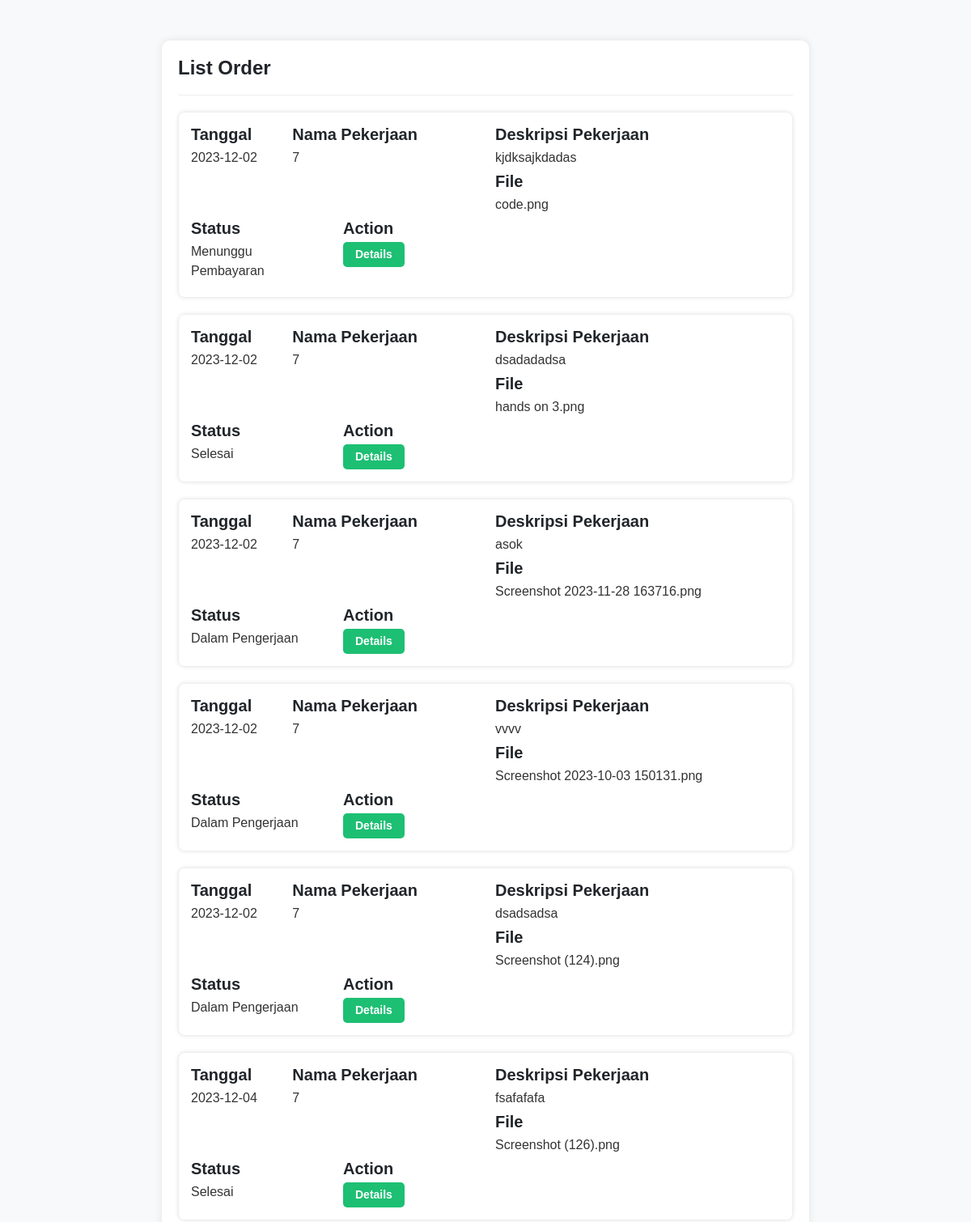
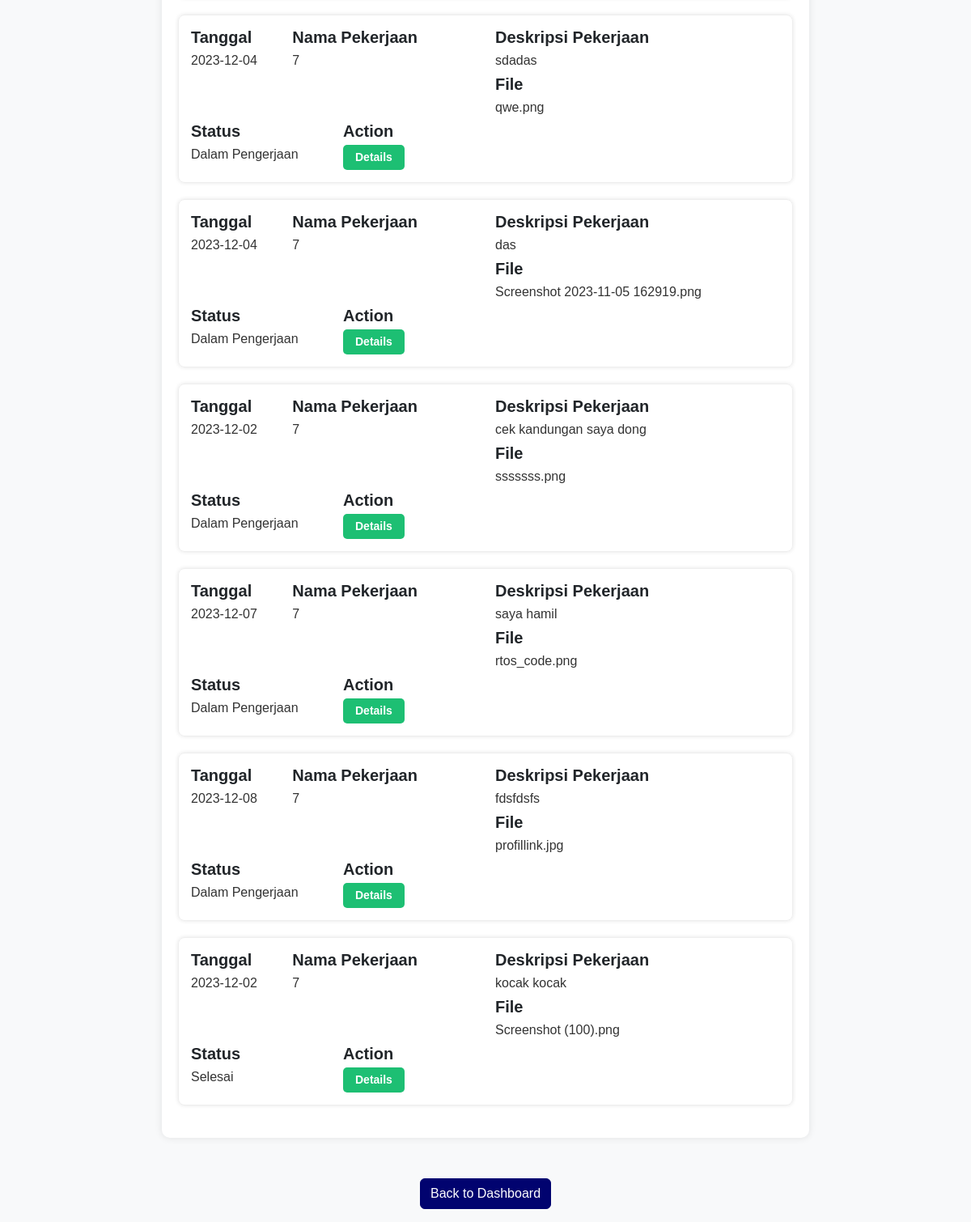
Page /freelance_order.php (signed in) on the committed database (2 pictures, top to bottom).
### tables this page shows
CREATE TABLE `order_table` (
  `id_order` int(11) NOT NULL,
  `klien_id` int(11) NOT NULL,
  `id_pekerjaan` int(11) DEFAULT NULL,
  `deskripsi_order` varchar(255) DEFAULT NULL,
  `file` varchar(255) NOT NULL,
  `status` enum('Menunggu Pembayaran','Dalam Pengerjaan','Selesai','Gagal') NOT NULL,
  `created_at` date NOT NULL DEFAULT current_timestamp(),
  `file_finish` varchar(255) NOT NULL
);

CREATE TABLE `pekerjaan` (
  `id_pekerjaan` int(11) NOT NULL,
  `freelancer_id` int(11) NOT NULL,
  `jenis_pekerjaan` varchar(255) NOT NULL,
  `deskripsi_order` text NOT NULL,
  `foto` varchar(255) NOT NULL,
  `skills` varchar(255) NOT NULL,
  `harga` varchar(255) NOT NULL,
  `status_pekerjaan` varchar(50) DEFAULT 'belum dipesan',
  `nohp` int(14) NOT NULL
);

### freelance_order.php (the view, shortened to what this page needs)
<?php
include 'config.php';
if(isset($_SESSION['user_id'])) {
    $userId = $_SESSION['user_id'];
    $query = "SELECT order_table.id_order, order_table.created_at, order_table.status,
                     pekerjaan.freelancer_id AS nama_pekerjaan, order_table.deskripsi_order, order_table.file
              FROM order_table
              INNER JOIN pekerjaan ON order_table.id_pekerjaan = pekerjaan.id_pekerjaan
              INNER JOIN users ON pekerjaan.freelancer_id = users.id
              WHERE users.id = ?";
    $stmt = $conn->prepare($query);
    $stmt->bind_param("i", $userId);
    $stmt->execute();
    $result = $stmt->get_result();
    if ($result->num_rows > 0) {
        ?>
        <!DOCTYPE html>
        <html lang="en">
        <head>
    <link href="https://cdn.jsdelivr.net/npm/bootstrap@5.3.0/dist/css/bootstrap.min.css" rel="stylesheet">
</head>
        <body>
            <div class="order-container">
                <div class="order-header">
                    <h2 class="text-center">List Order</h2>
                </div>
                <?php
                while ($row = $result->fetch_assoc()) {
                    $orderId = $row['id_order'];
                ?>
                <div class="order-item">
                <div class="row">
                    <div class="col-md-2">
                        <h4>Tanggal</h4>
                        <p><?= $row['created_at'] ?></p>
                    </div>
                    <div class="col-md-4">
                        <h4>Nama Pekerjaan</h4>
                        <p><?= $row['nama_pekerjaan'] ?></p>
                    </div>
                    <div class="col-md-6">
                        <div class="row">
                            <div class="col-md-12">
                                <h4>Deskripsi Pekerjaan</h4>
                                <p><?= $row['deskripsi_order'] ?></p>
                            </div>
                            <div class="col-md-12">
                                <h4>File</h4>
                                <p><?= $row['file'] ?></p>
                            </div>
                        </div>
                    </div>
                    <div class="col-md-3">
                        <h4>Status</h4>
                        <p><?= $row['status'] ?></p>
                    </div>
                    <div class="col-md-3">
                        <h4>Action</h4>
                        <a href="order_detail_freelance.php?id=<?= $orderId ?>" class="btn btn-details">Details</a>
                    </div>
                </div>
                </div>
                <?php
                }
                ?>
            </div>
            <div class="text-center mt-2 mb-3">
                <a href="dashboardfreelance.php" class="btn btn-primary">Back to Dashboard</a>
            </div>
        </body>
        </html>
        <?php
    } else {
        echo "Tidak ada data yang ditemukan.";
    }
} else {
    echo "User ID tidak ditemukan.";
}
?>

### freelance_order.php (style rules this page uses)
body { font-family: Arial, sans-serif; background-color: #f8f9fa; }
.order-container { max-width: 800px; margin: 50px auto; padding: 20px; background-color: #fff; border-radius: 10px; box-shadow: 0px 0px 10px rgba(0, 0, 0, 0.1); }
.order-header { display: flex; align-items: center; justify-content: space-between; margin-bottom: 20px; padding-bottom: 10px; border-bottom: 1px solid #eee; }
.order-header h2 { font-size: 24px; font-weight: bold; }
.order-item { margin-bottom: 20px; padding: 15px; border: 1px solid #eee; border-radius: 8px; box-shadow: 0px 0px 5px rgba(0, 0, 0, 0.1); }
.order-item h4 { font-size: 20px; font-weight: bold; margin-bottom: 5px; }
.order-item p { font-size: 16px; color: #333; margin-bottom: 5px; }
.btn-details { padding: 5px 15px; font-size: 14px; font-weight: bold; color: #fff; background-color: #1dbf73; border: none; border-radius: 5px; cursor: pointer; transition: background-color 0.3s; }
.btn-primary { background-color: #01036f; border-color: #01036f; }

### rows in the picture
order_table: created_at "2023-12-02", id_pekerjaan.freelancer_id "7", deskripsi_order "kjdksajkdadas", file "code.png", status "Menunggu Pembayaran"
order_table: created_at "2023-12-02", id_pekerjaan.freelancer_id "7", deskripsi_order "dsadadadsa", file "hands on 3.png", status "Selesai"
order_table: created_at "2023-12-02", id_pekerjaan.freelancer_id "7", deskripsi_order "asok", file "Screenshot 2023-11-28 163716.png", status "Dalam Pengerjaan"
order_table: created_at "2023-12-02", id_pekerjaan.freelancer_id "7", deskripsi_order "vvvv", file "Screenshot 2023-10-03 150131.png", status "Dalam Pengerjaan"
order_table: created_at "2023-12-02", id_pekerjaan.freelancer_id "7", deskripsi_order "dsadsadsa", file "Screenshot (124).png", status "Dalam Pengerjaan"
order_table: created_at "2023-12-04", id_pekerjaan.freelancer_id "7", deskripsi_order "fsafafafa", file "Screenshot (126).png", status "Selesai"
order_table: created_at "2023-12-04", id_pekerjaan.freelancer_id "7", deskripsi_order "sdadas", file "qwe.png", status "Dalam Pengerjaan"
order_table: created_at "2023-12-04", id_pekerjaan.freelancer_id "7", deskripsi_order "das", file "Screenshot 2023-11-05 162919.png", status "Dalam Pengerjaan"
order_table: created_at "2023-12-02", id_pekerjaan.freelancer_id "7", deskripsi_order "cek kandungan saya dong", file "sssssss.png", status "Dalam Pengerjaan"
order_table: created_at "2023-12-07", id_pekerjaan.freelancer_id "7", deskripsi_order "saya hamil", file "rtos_code.png", status "Dalam Pengerjaan"
order_table: created_at "2023-12-08", id_pekerjaan.freelancer_id "7", deskripsi_order "fdsfdsfs", file "profillink.jpg", status "Dalam Pengerjaan"
order_table: created_at "2023-12-02", id_pekerjaan.freelancer_id "7", deskripsi_order "kocak kocak", file "Screenshot (100).png", status "Selesai"
